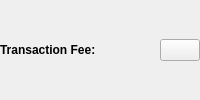
         <widget class="QFrame" name="headerFeeFrame">
          <layout class="QHBoxLayout" name="headerFeeLayout">
           <property name="leftMargin">
            <number>0</number>
           </property>
           <property name="topMargin">
            <number>0</number>
           </property>
           <property name="rightMargin">
            <number>0</number>
           </property>
           <property name="bottomMargin">
            <number>0</number>
           </property>
           <item>
            <widget class="QLabel" name="labelFeeHeadline">
             <property name="sizePolicy">
              <sizepolicy hsizetype="Preferred" vsizetype="Maximum">
               <horstretch>0</horstretch>
               <verstretch>0</verstretch>
              </sizepolicy>
             </property>
             <property name="font">
              <font>
               <weight>75</weight>
               <bold>true</bold>
              </font>
             </property>
             <property name="styleSheet">
              <string notr="true">font-weight:bold;</string>
             </property>
             <property name="text">
              <string>Transaction Fee:</string>
             </property>
            </widget>
           </item>
           <item>
            <widget class="QLabel" name="labelFeeMinimized">
             <property name="text">
              <string/>
             </property>
            </widget>
           </item>
           <item>
            <spacer name="horizontalSpacer_6">
             <property name="orientation">
              <enum>Qt::Horizontal</enum>
             </property>
             <property name="sizeHint" stdset="0">
              <size>
               <width>40</width>
               <height>20</height>
              </size>
             </property>
            </spacer>
           </item>
           <item>
            <widget class="QPushButton" name="buttonMinimizeFee">
             <property name="toolTip">
              <string>collapse fee-settings</string>
             </property>
             <property name="icon">
              <iconset resource="../bitcoin.qrc">
               <normaloff>:/icons/arrow-down</normaloff>:/icons/arrow-down</iconset>
             </property>
             <property name="checkable">
              <bool>true</bool>
             </property>
            </widget>
           </item>
          </layout>
         </widget>
